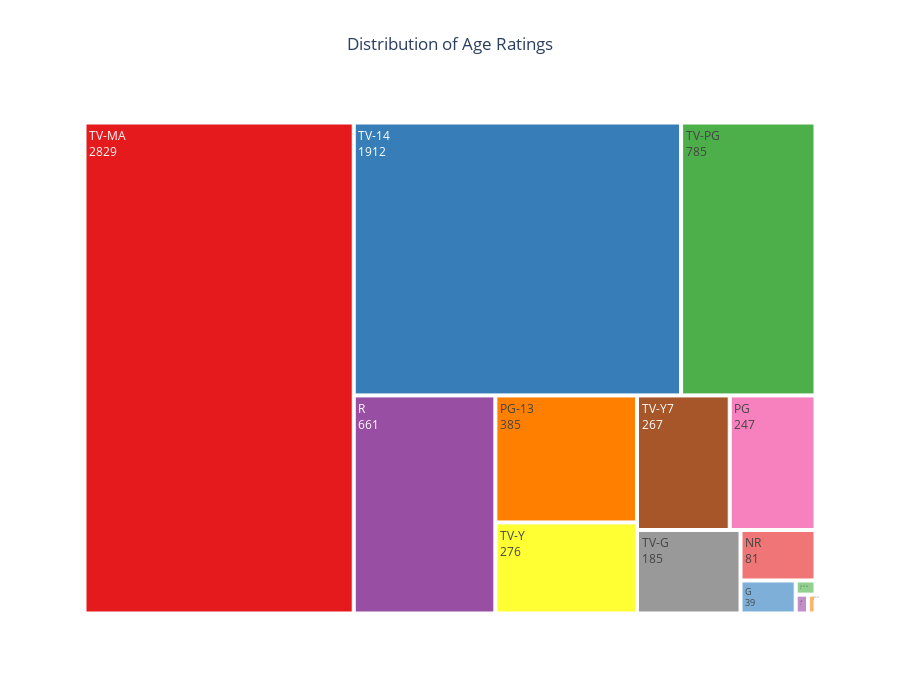

Notebook cell for this chart:
### Code cell
r = pd.DataFrame(df['rating'].value_counts()).reset_index()

fig = px.treemap(r, path=['index'], 
                 values=r['rating'], 
                 height=698,
                 title='Distribution of Age Ratings', 
                 color_discrete_sequence = px.colors.qualitative.Set1)
fig.data[0].textinfo = 'label+text+value'
fig.update_layout(title_x=0.5)
fig.show()

### Figure 1 — Plotly figure (JSON) as saved in the notebook; plotly's stock layout.template omitted (floating-point values rounded to 4 significant figures)
{"data": [{"branchvalues": "total", "domain": {"x": [0, 1], "y": [0, 1]}, "hovertemplate": "labels=%{label}<br>rating=%{value}<br>parent=%{parent}<br>id=%{id}<extra></extra>", "ids": ["G", "NC-17", "NR", "PG", "PG-13", "R", "TV-14", "TV-G", "TV-MA", "TV-PG", "TV-Y", "TV-Y7", "TV-Y7-FV", "UR"], "labels": ["G", "NC-17", "NR", "PG", "PG-13", "R", "TV-14", "TV-G", "TV-MA", "TV-PG", "TV-Y", "TV-Y7", "TV-Y7-FV", "UR"], "name": "", "parents": ["", "", "", "", "", "", "", "", "", "", "", "", "", ""], "textinfo": "label+text+value", "type": "treemap", "values": [39, 3, 81, 247, 385, 661, 1912, 185, 2829, 785, 276, 267, 6, 5]}], "layout": {"height": 698, "legend": {"tracegroupgap": 0}, "title": {"text": "Distribution of Age Ratings", "x": 0.5}, "treemapcolorway": ["rgb(228,26,28)", "rgb(55,126,184)", "rgb(77,175,74)", "rgb(152,78,163)", "rgb(255,127,0)", "rgb(255,255,51)", "rgb(166,86,40)", "rgb(247,129,191)", "rgb(153,153,153)"]}}
